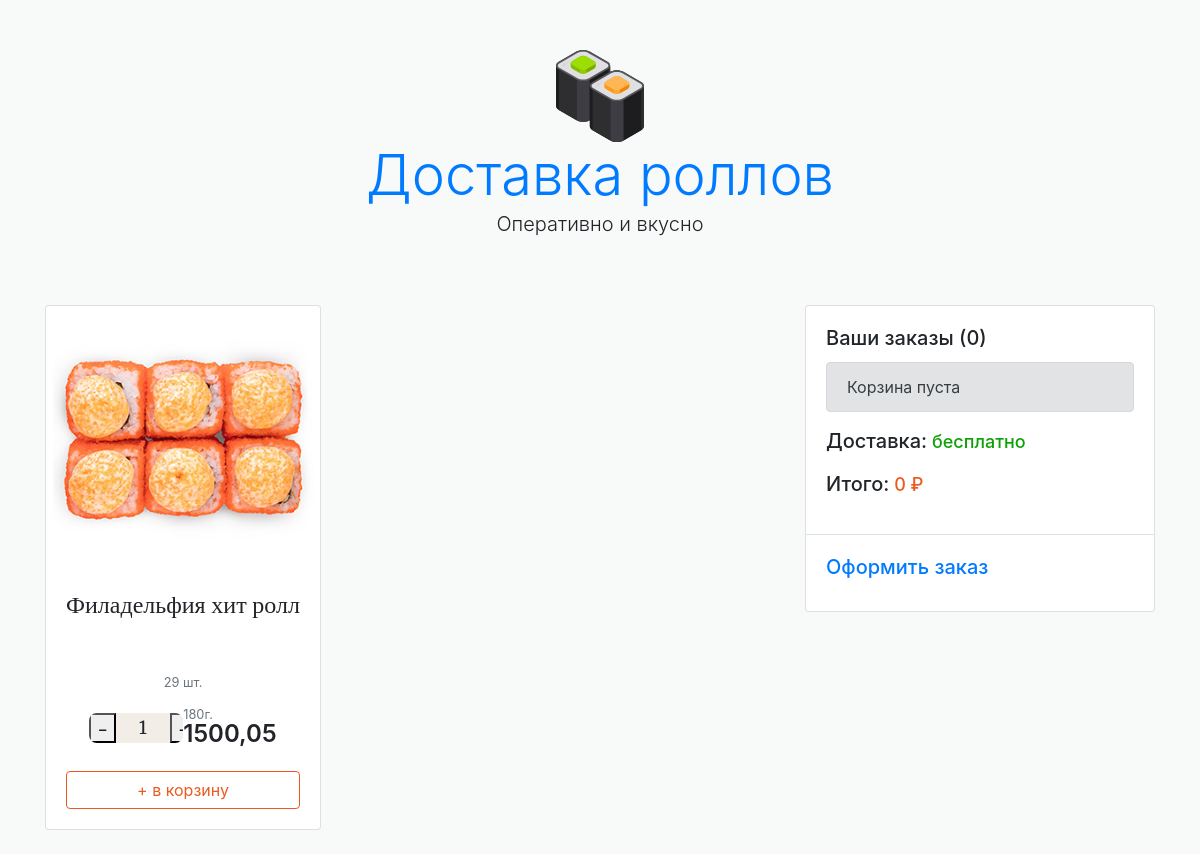
/product/1/, run on the app's committed database.
### products/models.py (models this page shows, shortened)
class Product(models.Model):
    name = models.CharField(max_length=64, blank=True, null=True, default=None) # Название продукта
    price = models.DecimalField(max_digits=10, decimal_places=2, default=0)     # Цена за еденицу
    nmb = models.IntegerField(default=0)                                        # Выбор колличества
    quantity_in_stock = models.IntegerField(default=0)                          # Количество товара на складе
    short_descpription = models.TextField(blank=True, null=True, default=None)  # Короткое описание продукта
    description = models.TextField(blank=True, null=True, default=None)         # Полное описание продукта
    is_active = models.BooleanField(default=True)                               # Включение и отключени продукта для отображения на сайте
    created = models.DateTimeField(auto_now_add=True, auto_now=False)
    updated = models.DateTimeField(auto_now_add=False, auto_now=True)
    def main_image(self):
        return self.productimage_set.get(is_main=True, is_active=True)
    class Meta:
        verbose_name = 'Товар'
        verbose_name_plural = 'Товары'

class ProductImage(models.Model):
    product = models.ForeignKey(Product, on_delete=models.CASCADE, blank=True, null=True, default=None)  # Связанная модель
    image = models.ImageField(upload_to="products_images/")                                              # Картинка продукта
    is_main = models.BooleanField(default=True)                                                          # Включение продукта из фото для отображения на сайте
    is_active = models.BooleanField(default=True)                                                        # Включение основной картинки для отображения на продукте
    created = models.DateTimeField(auto_now_add=True, auto_now=False)
    updated = models.DateTimeField(auto_now_add=False, auto_now=True)
    class Meta:
        verbose_name = 'Фотография'
        verbose_name_plural = 'Фотографии'

### products/views.py (the view)
# urls.py: path('product/<product_id>/', product, name="product"),
def product(request, product_id):
    product_image = ProductImage.objects.filter(is_active=True, is_main=True)
    product = Product.objects.get(id=product_id)
    session_key = request.session.session_key
    if not session_key:
        request.session.cycle_key()
    print(request.session.session_key)
    return render(request, 'products/product.html', {'products_images': product_image, 'product': product})

### orders/context_processors.py (called while the page is built)
def getting_basket_info(request):
    session_key = request.session.session_key
    if not session_key:
        request.session["session_key"] = 123
        request.session.cycle_key()
    products_in_basket = ProductInBasket.objects.filter(session_key=session_key, is_active=True, order__isnull=True)
    products_total_nmb = products_in_basket.count()
    all_products_in_order = products_in_basket
    order_total_price = 0
    for item in all_products_in_order:
        order_total_price += item.total_price
    return locals()

### templates/products/product.html (shortened to what this page needs)
{% extends 'base.html' %}
{% load static %}
{% block content %}
      <div class="col-md-6">
         <form id="form_buying_product" method="POST" class="form-inline" action="{% url 'basket_adding' %}">
            <div class="card mb-4" data-id="{{ product.id }}">
               <img src="{{ product.main_image.image.url }}" class="product-img" alt="">
               <div class="card-body text-center">
                  <h4 id="user_name_input" class="item-title">{{ product.name }}</h4>
                  <p><small data-items-in-box class="text-muted">{{ product.quantity_in_stock }} шт.</small></p>
                  <div class="details-wrapper">
                     <div class="items counter-wrapper">
                        <button type="button" onclick="this.nextElementSibling.stepDown()">-</button>
                        <input type="number" id="number" name="number" min="1" max="{{ product_image.product.quantity_in_stock }}" value="1" readonly class="raz">
                        <button type="button" id="previousElementSibling" onclick="this.previousElementSibling.stepUp()">+</button>
                     </div>
                     <div class="price">
                        <div class="price__weight">180г.</div>
                        <div class="price__currency">{{ product.price }}</div>
                     </div>
                  </div>
                  {% if product.quantity_in_stock > 0 %}
                     <button data-cart type="submit" id="submit_btn" class="btn btn-block btn-outline-warning"
                     data-product_id = "{{ product.id }}"
                     data-image = "{{ product.main_image.image.url }}"
                     data-name = "{{ product.name }}"
                     data-price = "{{ product.price }}"
                     data-quantity = "{{ product.quantity_in_stock }}"
                     >+ в корзину</button>
                  {% else %}
                  Нет на складе
                  {% endif %}
               </div>
            </div>
         </form>
      </div>
{% endblock %}

### static/static/main.css (style rules this page uses)
body, html { background-color: #F8F9F9; height: 100%; }
h3, h4 { font-family: 'Merriweather', serif; }
.raz { all: unset; -moz-appearance: textfield; width: 3em; text-align: center; }
.product-img { width: 265px; height: auto; margin-left: auto; margin-right: auto; }
.item-title { font-size: 1.5rem; font-weight: 500; font-family: 'Merriweather', serif; height: 70px; }
.details-wrapper { display: flex; justify-content: space-between; align-items: center; margin-bottom: 25px; width: 80%; margin-left: auto; margin-right: auto; }
.items { font-family: 'Merriweather', serif; background: #f2ede7; border-radius: 8px; width: 120px; display: flex; font-size: 18px; height: 30px; overflow: hidden; }
.price { text-align: left; }
.price__weight { color: #6c757d!important; font-size: 80%; line-height: 1; }
.price__currency { font-size: 1.5rem; font-weight: 600; line-height: 1; }
.btn-outline-warning { color: #eb5a1e; border-color: #eb5a1e; }

### data on the page
Product: main_image.image (picture), name "Филадельфия хит ролл", quantity_in_stock "29", price "1500,05"
